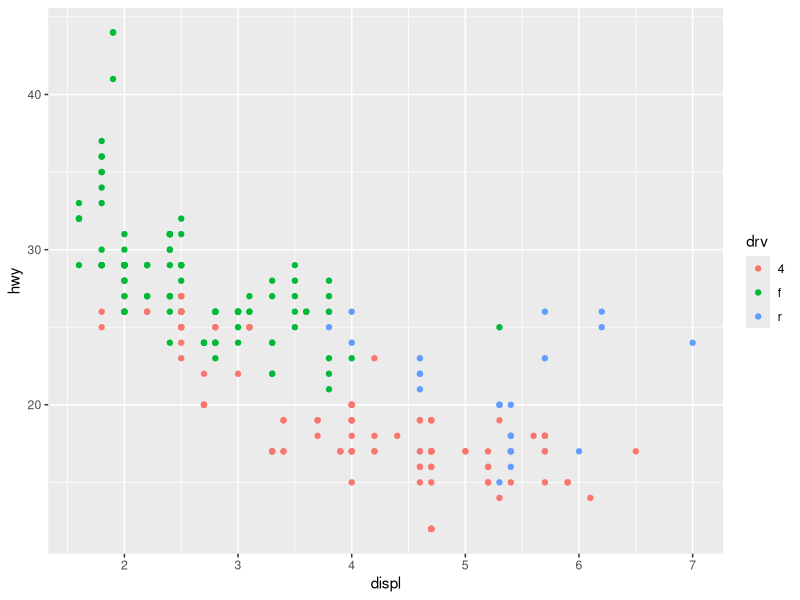
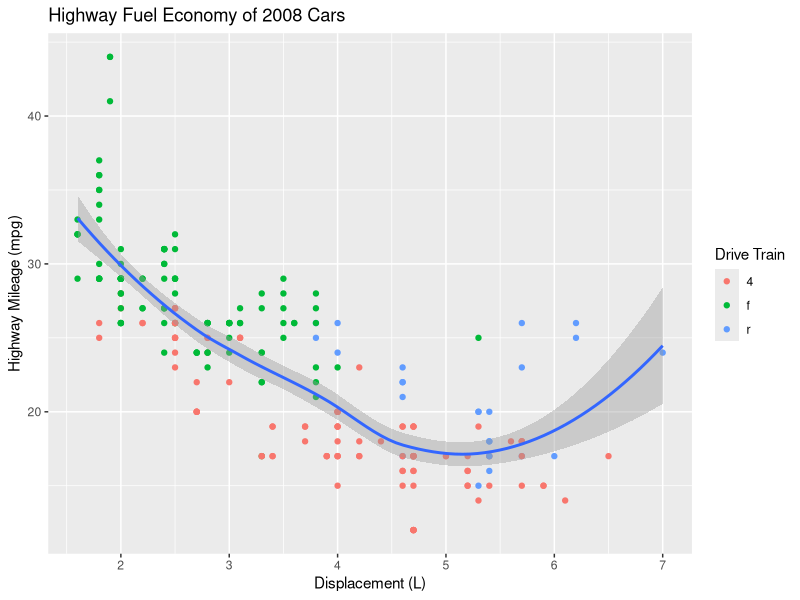
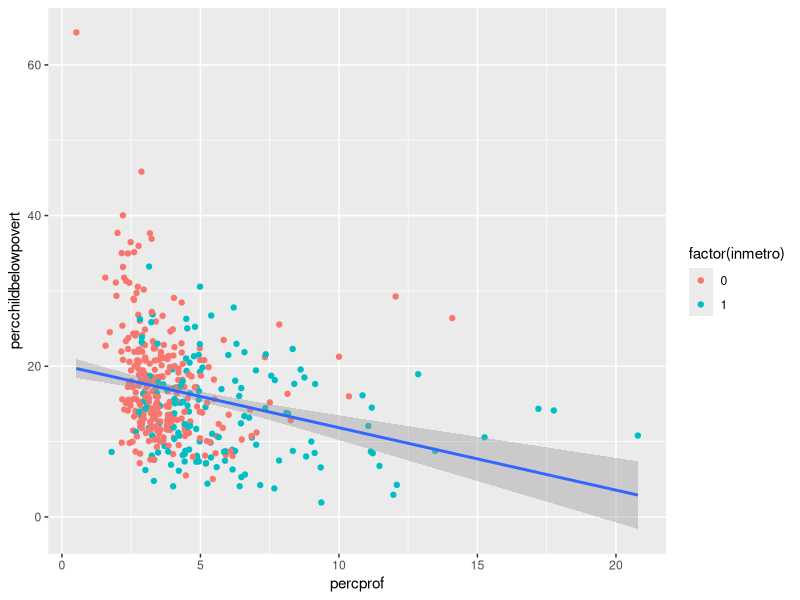
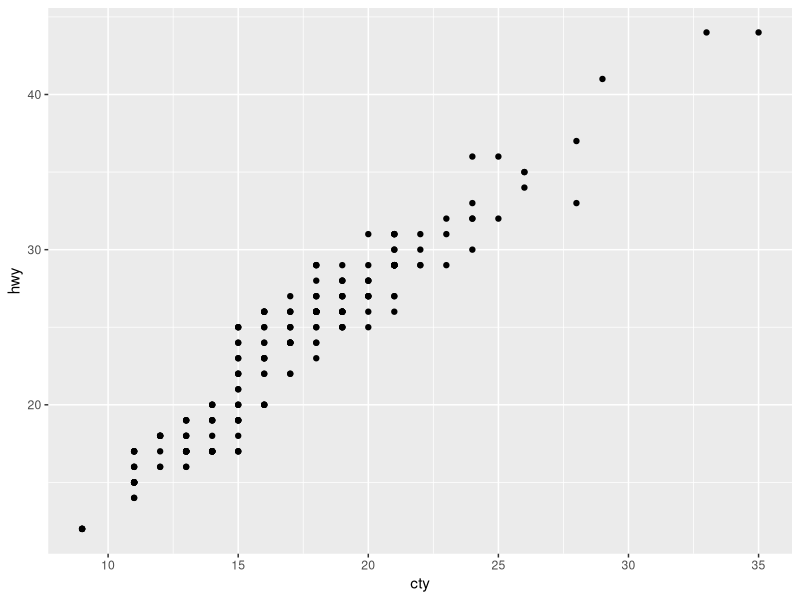
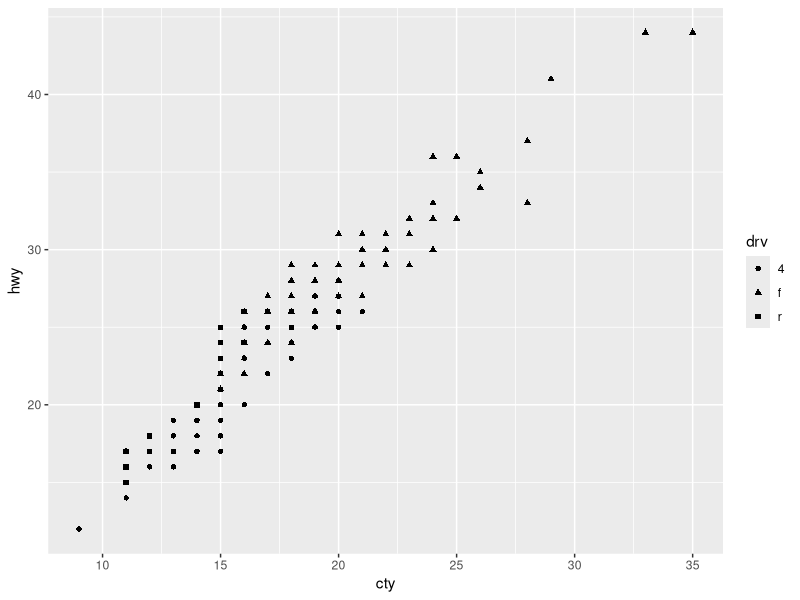
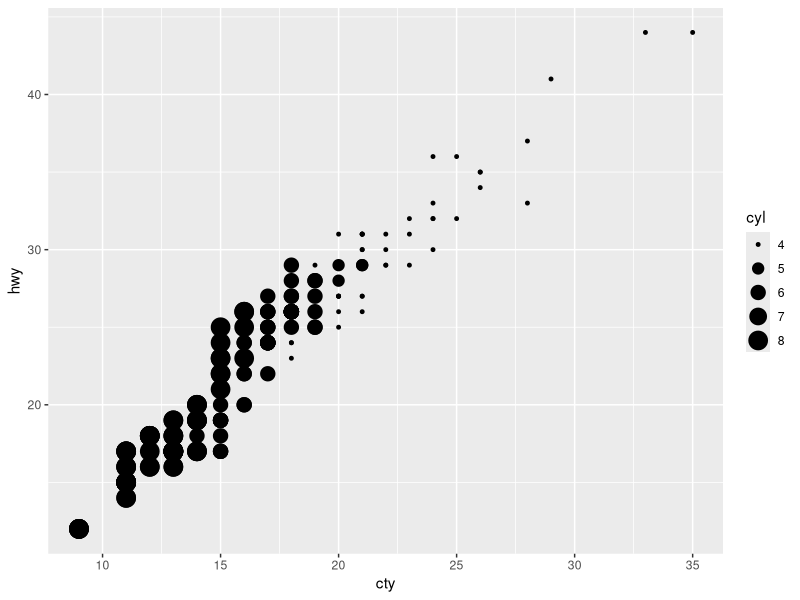
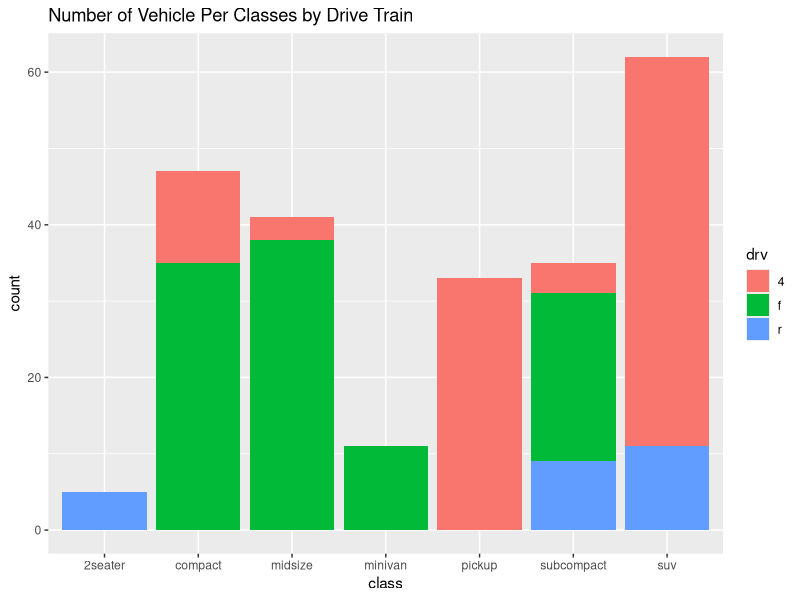
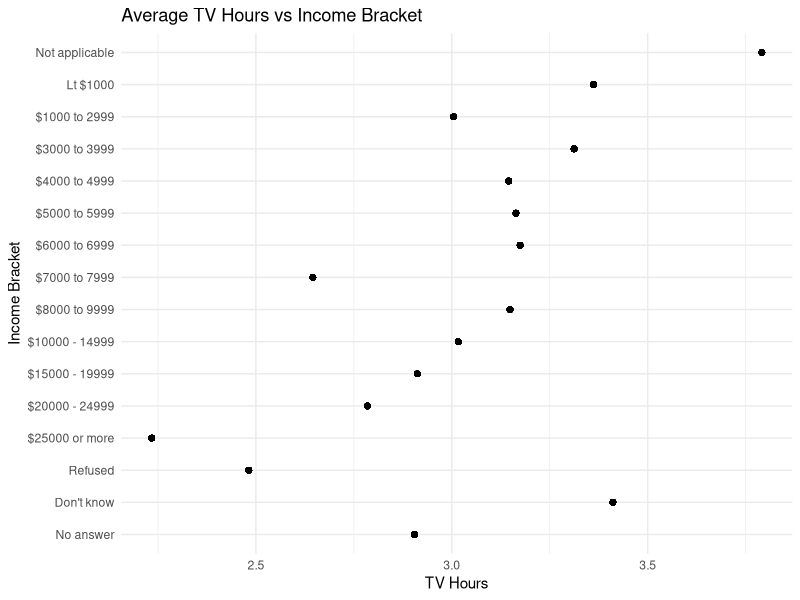

The R script that drew these images, in order:
## initialize environment ##
graphics.off()
rm(list = ls())
library(tidyverse)

## overview ##

## basic ggplot example
ggplot(mpg, aes(x = displ, y = hwy, colour = drv)) + 
  geom_point()

## nice example ##
ggplot(mpg, aes(x = displ, y = hwy)) +
  geom_point(aes(colour = drv)) +
  geom_smooth() +
  labs(x = "Displacement (L)", y = "Highway Mileage (mpg)",
       colour = "Drive Train",
       title = "Highway Fuel Economy of 2008 Cars")

       
ggplot(midwest, aes(x = percprof, y = percchildbelowpovert)) +
  geom_point(aes(colour = factor(inmetro))) + 
  geom_smooth(method = "lm")


## coding challenge 1 ##
graphics.off()
rm(list=ls())

p <- ggplot(mpg, aes(x = cty, y = hwy))
p + geom_point()
p + geom_point(aes(shape = drv))
p + geom_point(aes(size = cyl))



## coding challenge 2 ##
graphics.off()
rm(list=ls())

g <- ggplot(mpg, aes(x = class)) +
  geom_bar(aes(fill = drv)) +
  ggtitle("Number of Vehicle Per Classes by Drive Train")
g

## coding challenge 3 ##
d <- gss_cat |>
  as_tibble() |> 
  drop_na(tvhours) |> 
  group_by(rincome) |> 
  mutate(avg_tvhours = mean(tvhours))

ggplot(d, aes(x = avg_tvhours, y = rincome)) +
  geom_point() +
  theme_minimal() +
  labs(title = "Average TV Hours vs Income Bracket", x = "TV Hours", y = "Income Bracket")



    